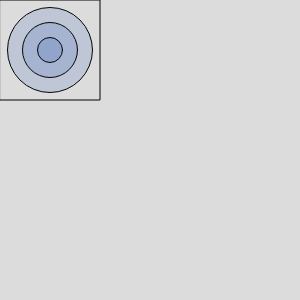
Frame 1 (no input)
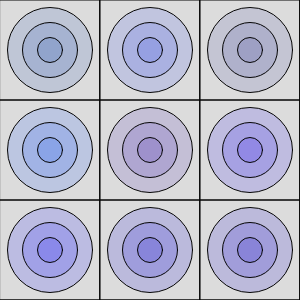
Frame 60 (no input)
Frame 120 (the mouse pressed at the canvas centre since frame 60): identical to frame 60, image omitted

The p5.js sketch that drew these frames (run headless with seeded random() and noise() and a simulated clock; from frame 60 on, the mouse is pressed at the canvas centre):

// p5.js sketch
// ── sketch.js
let r = 1;
let g = 1;
let b = 1;

let vp = 1;
let hp = 1;

function setup() {
  createCanvas(300, 300);
  background(220);
  frameRate(30);
  noStroke();
  rectMode(CENTER);
}

function draw() {
  r = random(10, 15);
  g = random(1, 5);
  b = random(1, 10);
  stroke(5);
  noFill();
  //fill(r * hp, g * hp, b * hp);
  
  rect(50 * hp, 50 * vp, 100, 100);
  
  r = random(0, 100);
  g = random(0, 100);
  b = random(150, 255);
  fill(r, g, b, 40);
  circle(50 * hp, 50 * vp, 85);
  circle(50 * hp, 50 * vp, 55);
  circle(50 * hp, 50 * vp, 25);
  
  hp = hp + 2;
  if(hp > 7){
    vp = vp + 2;
    hp = 1;
  }
  

}
